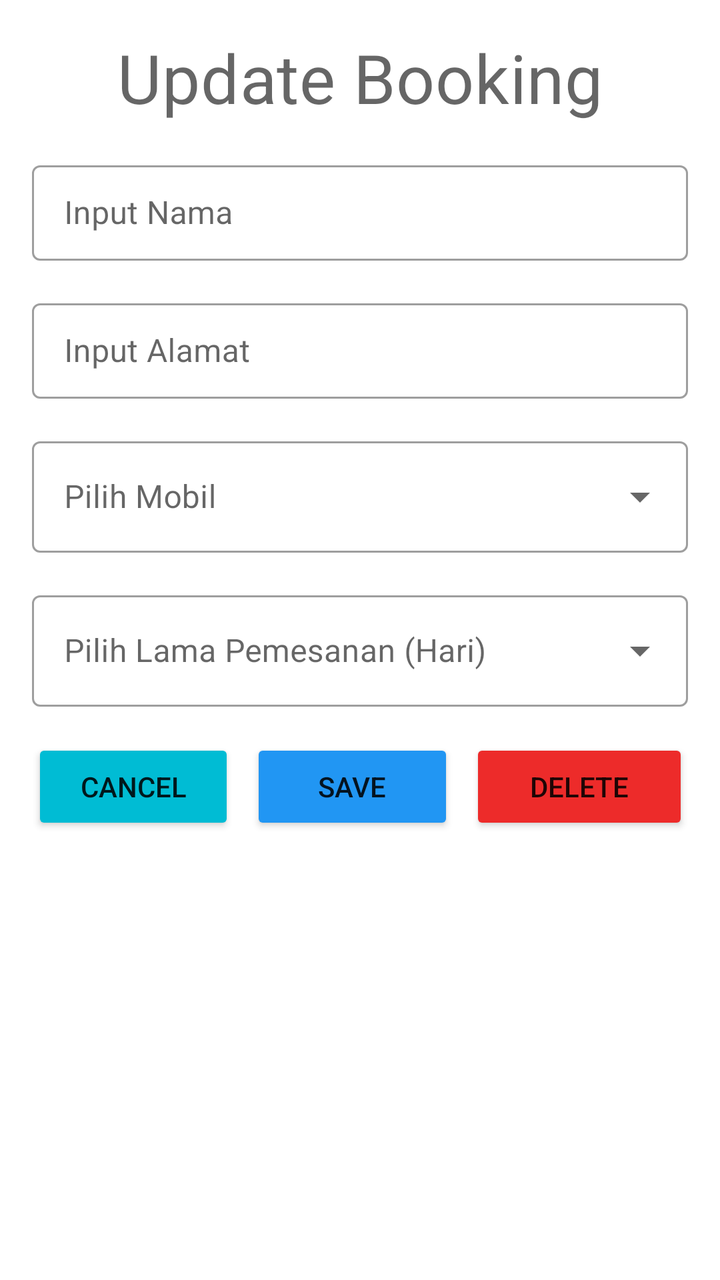
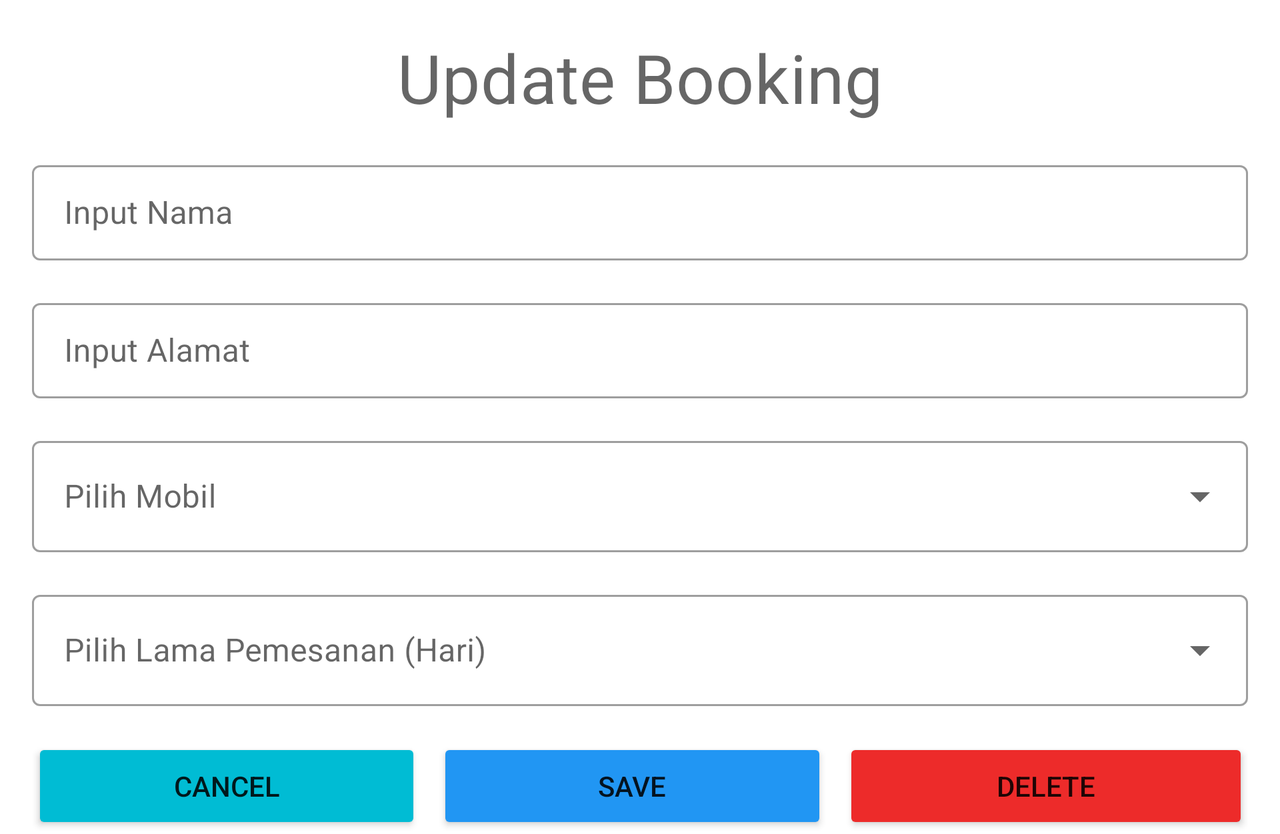

Compare how this app lays out the same screen by default and in its alternative resource folder. The renders come first, then the two layout files and the values they reference.
<!-- AndroidManifest.xml: application theme AppTheme -->
<!-- res/layout/fragment_update_pesananan.xml -->
<?xml version="1.0" encoding="utf-8"?>
<LinearLayout xmlns:android="http://schemas.android.com/apk/res/android"
    xmlns:tools="http://schemas.android.com/tools"
    xmlns:app="http://schemas.android.com/apk/res-auto"
    android:orientation="vertical"
    android:background="@android:color/white"
    android:layout_width="match_parent"
    android:layout_height="match_parent"
    tools:context=".Activity.Update_pesanan">

    <TextView
        android:layout_width="match_parent"
        android:layout_height="wrap_content"
        android:layout_marginTop="16dp"
        android:layout_marginLeft="16dp"
        android:layout_marginRight="16dp"
        android:textAlignment="center"
        style="@style/TextAppearance.MaterialComponents.Headline4"
        android:text="@string/update" />

    <com.google.android.material.textfield.TextInputLayout
        android:id="@+id/input_number_layout"
        android:layout_marginTop="16dp"
        android:layout_marginLeft="16dp"
        android:layout_marginRight="16dp"
        android:layout_width="match_parent"
        android:layout_height="wrap_content"
        style="@style/Widget.MaterialComponents.TextInputLayout.OutlinedBox.Dense">

        <com.google.android.material.textfield.TextInputEditText
            android:id="@+id/input_nama"
            android:layout_width="match_parent"
            android:layout_height="match_parent"
            android:autofillHints=""
            android:hint="@string/inp_nama"
            android:inputType="text" />
    </com.google.android.material.textfield.TextInputLayout>

    <com.google.android.material.textfield.TextInputLayout
        android:id="@+id/input_name_layout"
        android:layout_marginTop="16dp"
        android:layout_marginLeft="16dp"
        android:layout_marginRight="16dp"
        android:layout_width="match_parent"
        android:layout_height="wrap_content"
        style="@style/Widget.MaterialComponents.TextInputLayout.OutlinedBox.Dense">

        <com.google.android.material.textfield.TextInputEditText
            android:id="@+id/input_address"
            android:layout_width="match_parent"
            android:layout_height="match_parent"
            android:autofillHints=""
            android:hint="@string/inp_address"
            android:inputType="text" />
    </com.google.android.material.textfield.TextInputLayout>

    <com.google.android.material.textfield.TextInputLayout
        android:id="@+id/DropDownMobil"
        android:layout_width="match_parent"
        android:layout_height="wrap_content"
        android:layout_marginTop="16dp"
        android:layout_marginLeft="16dp"
        android:layout_marginRight="16dp"
        android:hint="@string/Mobil"
        app:endIconMode="dropdown_menu"
        style="@style/Widget.MaterialComponents.TextInputLayout.OutlinedBox.ExposedDropdownMenu">

        <AutoCompleteTextView
            android:id="@+id/dropDownMobil"
            android:layout_width="match_parent"
            android:layout_height="wrap_content"
            android:inputType="none"
            tools:ignore="LabelFor" />
    </com.google.android.material.textfield.TextInputLayout>

    <com.google.android.material.textfield.TextInputLayout
        android:id="@+id/DropDownHari"
        android:layout_width="match_parent"
        android:layout_height="wrap_content"
        android:layout_marginTop="16dp"
        android:layout_marginLeft="16dp"
        android:layout_marginRight="16dp"
        android:hint="@string/Hari"
        app:endIconMode="dropdown_menu"
        style="@style/Widget.MaterialComponents.TextInputLayout.OutlinedBox.ExposedDropdownMenu">

        <AutoCompleteTextView
            android:id="@+id/dropDownHari"
            android:layout_width="match_parent"
            android:layout_height="wrap_content"
            android:inputType="none"
            tools:ignore="LabelFor" />
    </com.google.android.material.textfield.TextInputLayout>

    <LinearLayout
        android:orientation="horizontal"
        android:layout_marginTop="16dp"
        android:layout_marginLeft="16dp"
        android:layout_marginRight="16dp"
        android:layout_width="match_parent"
        android:layout_height="wrap_content">

        <Button
            android:id="@+id/btn_cancel"
            android:text="@string/cancel"
            android:layout_weight="0.8"
            android:layout_marginEnd="8dp"
            android:backgroundTint="#00BCD4"
            android:layout_width="match_parent"
            android:layout_height="wrap_content"/>

        <Button
            android:id="@+id/btn_update"
            android:text="@string/save"
            android:layout_weight="0.8"
            android:layout_marginEnd="8dp"
            android:backgroundTint="#2196F3"
            android:layout_width="match_parent"
            android:layout_height="wrap_content"/>

        <Button
            android:id="@+id/btn_delete"
            android:text="@string/delete"
            android:layout_weight="0.8"
            android:backgroundTint="#ED2B2A"
            android:layout_width="match_parent"
            android:layout_height="wrap_content"/>

    </LinearLayout>

</LinearLayout>
<!-- resources referenced by this layout -->
<resources>
  <string name="Hari">Pilih Lama Pemesanan (Hari)</string>
  
      //splash
  <string name="Mobil">Pilih Mobil</string>
  <string name="cancel">Cancel</string>
  <string name="delete">Delete</string>
  <string name="inp_address">Input Alamat</string>
  <string name="inp_nama">Input Nama</string>
  <string name="save">Save</string>
  <string name="update">Update Booking</string>
  <style name="AppTheme" parent="Theme.MaterialComponents.Light.NoActionBar.Bridge">
          
          <item name="colorPrimary">@color/colorPrimary</item>
          <item name="colorPrimaryDark">@color/colorPrimaryDark</item>
          <item name="colorAccent">@color/colorAccent</item>
      </style>
  <color name="colorPrimary">#6200EE</color>
  <color name="colorPrimaryDark">#3700B3</color>
  <color name="colorAccent">#03DAC5</color>
</resources>
<!-- res/layout-land/fragment_update_pesananan.xml (the repository's variant of the layout above) -->
<!-- drawn on the phone turned sideways -->
<?xml version="1.0" encoding="utf-8"?>
<ScrollView xmlns:android="http://schemas.android.com/apk/res/android"
    android:layout_width="fill_parent"
    android:layout_height="fill_parent" >

    <LinearLayout xmlns:android="http://schemas.android.com/apk/res/android"
        xmlns:tools="http://schemas.android.com/tools"
        xmlns:app="http://schemas.android.com/apk/res-auto"
        android:orientation="vertical"
        android:background="@android:color/white"
        android:layout_width="match_parent"
        android:layout_height="match_parent"
        tools:context=".Activity.Update_pesanan">

        <TextView
            android:layout_width="match_parent"
            android:layout_height="wrap_content"
            android:layout_marginTop="16dp"
            android:layout_marginLeft="16dp"
            android:layout_marginRight="16dp"
            android:textAlignment="center"
            style="@style/TextAppearance.MaterialComponents.Headline4"
            android:text="@string/update" />

        <com.google.android.material.textfield.TextInputLayout
            android:id="@+id/input_number_layout"
            android:layout_marginTop="16dp"
            android:layout_marginLeft="16dp"
            android:layout_marginRight="16dp"
            android:layout_width="match_parent"
            android:layout_height="wrap_content"
            style="@style/Widget.MaterialComponents.TextInputLayout.OutlinedBox.Dense">

            <com.google.android.material.textfield.TextInputEditText
                android:id="@+id/input_nama"
                android:layout_width="match_parent"
                android:layout_height="match_parent"
                android:autofillHints=""
                android:hint="@string/inp_nama"
                android:inputType="text" />
        </com.google.android.material.textfield.TextInputLayout>

        <com.google.android.material.textfield.TextInputLayout
            android:id="@+id/input_name_layout"
            android:layout_marginTop="16dp"
            android:layout_marginLeft="16dp"
            android:layout_marginRight="16dp"
            android:layout_width="match_parent"
            android:layout_height="wrap_content"
            style="@style/Widget.MaterialComponents.TextInputLayout.OutlinedBox.Dense">

            <com.google.android.material.textfield.TextInputEditText
                android:id="@+id/input_address"
                android:layout_width="match_parent"
                android:layout_height="match_parent"
                android:autofillHints=""
                android:hint="@string/inp_address"
                android:inputType="text" />
        </com.google.android.material.textfield.TextInputLayout>

        <com.google.android.material.textfield.TextInputLayout
            android:id="@+id/DropDownMobil"
            android:layout_width="match_parent"
            android:layout_height="wrap_content"
            android:layout_marginTop="16dp"
            android:layout_marginLeft="16dp"
            android:layout_marginRight="16dp"
            android:hint="@string/Mobil"
            app:endIconMode="dropdown_menu"
            style="@style/Widget.MaterialComponents.TextInputLayout.OutlinedBox.ExposedDropdownMenu">

            <AutoCompleteTextView
                android:id="@+id/dropDownMobil"
                android:layout_width="match_parent"
                android:layout_height="wrap_content"
                android:inputType="none"
                tools:ignore="LabelFor" />
        </com.google.android.material.textfield.TextInputLayout>

        <com.google.android.material.textfield.TextInputLayout
            android:id="@+id/DropDownHari"
            android:layout_width="match_parent"
            android:layout_height="wrap_content"
            android:layout_marginTop="16dp"
            android:layout_marginLeft="16dp"
            android:layout_marginRight="16dp"
            android:hint="@string/Hari"
            app:endIconMode="dropdown_menu"
            style="@style/Widget.MaterialComponents.TextInputLayout.OutlinedBox.ExposedDropdownMenu">

            <AutoCompleteTextView
                android:id="@+id/dropDownHari"
                android:layout_width="match_parent"
                android:layout_height="wrap_content"
                android:inputType="none"
                tools:ignore="LabelFor" />
        </com.google.android.material.textfield.TextInputLayout>

        <LinearLayout
            android:orientation="horizontal"
            android:layout_marginTop="16dp"
            android:layout_marginLeft="16dp"
            android:layout_marginRight="16dp"
            android:layout_width="match_parent"
            android:layout_height="wrap_content">

            <Button
                android:id="@+id/btn_cancel"
                android:text="@string/cancel"
                android:layout_weight="0.8"
                android:layout_marginEnd="8dp"
                android:backgroundTint="#00BCD4"
                android:layout_width="match_parent"
                android:layout_height="wrap_content"/>

            <Button
                android:id="@+id/btn_update"
                android:text="@string/save"
                android:layout_weight="0.8"
                android:layout_marginEnd="8dp"
                android:backgroundTint="#2196F3"
                android:layout_width="match_parent"
                android:layout_height="wrap_content"/>

            <Button
                android:id="@+id/btn_delete"
                android:text="@string/delete"
                android:layout_weight="0.8"
                android:backgroundTint="#ED2B2A"
                android:layout_width="match_parent"
                android:layout_height="wrap_content"/>

        </LinearLayout>

    </LinearLayout>
</ScrollView>
